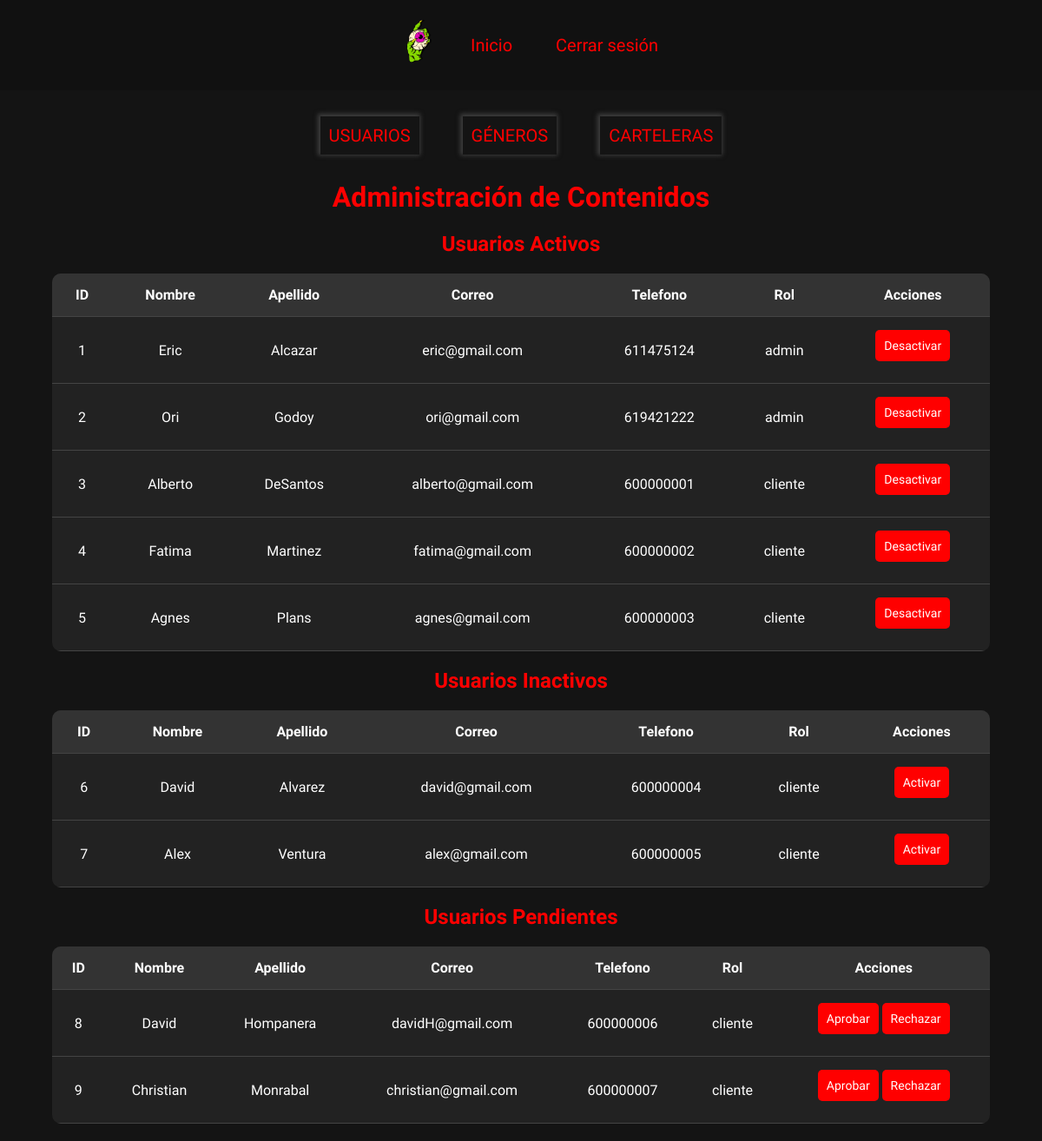
/view/admin.php (signed in), run on the app's committed database.
### tables this page shows
CREATE TABLE usuarios (
  id INT(10) NOT NULL AUTO_INCREMENT,
  rol ENUM('cliente', 'admin') NOT NULL,
  nombre VARCHAR(20) NOT NULL,
  apellido VARCHAR(30) NOT NULL,
  correo VARCHAR(100) NOT NULL UNIQUE,
  contrasena VARCHAR(255) NOT NULL,
  telefono CHAR(9) NOT NULL,
  estado ENUM('activo', 'inactivo', 'pendiente') NOT NULL DEFAULT 'pendiente',
  PRIMARY KEY (id)
);

### view/admin.php (the view, shortened to what this page needs)
<?php
include('../php/conexion.php');
$loggedIn = isset($_SESSION['user_id']);
$query = "SELECT * FROM usuarios WHERE estado = 'activo'";
$usuariosActivos = $conexion->query($query)->fetchAll(PDO::FETCH_ASSOC);
$query = "SELECT * FROM usuarios WHERE estado = 'inactivo'";
$usuariosInactivos = $conexion->query($query)->fetchAll(PDO::FETCH_ASSOC);
$query = "SELECT * FROM usuarios WHERE estado = 'pendiente'";
$usuariosPendientes = $conexion->query($query)->fetchAll(PDO::FETCH_ASSOC);
?>
<!DOCTYPE html>
<html lang="es">
<head>
    <link rel="stylesheet" href="../css/admin.css">
</head>
<body>
    <header>
        <div class="logo">
            <img src="../img/OjoNetflix.png" alt="Logo de la Plataforma">
        </div>
        <nav>
            <ul>
                <?php if ($loggedIn): ?>
                <li><a href="index.php">Inicio</a></li>
                    <li><a href="../php/logout.php">Cerrar sesión</a></li>
                <?php endif; ?>
            </ul>
        </nav>
    </header>
    <div class="link-tipo">
        <ul>
            <li><a href="#" class="nav-link" data-seccion="usuarios">USUARIOS</a></li>
            <li><a href="#" class="nav-link" data-seccion="generos">GÉNEROS</a></li>
            <li><a href="#" class="nav-link" data-seccion="carteleras">CARTELERAS</a></li>
        </ul>
                </div>
    <h1>Administración de Contenidos</h1>
    <div id="usuarios" class="seccion">
        <h2>Usuarios Activos</h2>
        <table id="tablaActivos">
            <tr>
                <th>ID</th>
                <th>Nombre</th>
                <th>Apellido</th>
                <th>Correo</th>
                <th>Telefono</th>
                <th>Rol</th>
                <th>Acciones</th>
            </tr>
            <?php foreach ($usuariosActivos as $usuario) : ?>
                <tr id="usuario_<?= $usuario['id'] ?>">
                    <td><?= $usuario['id'] ?></td>
                    <td><?= $usuario['nombre'] ?></td>
                    <td><?= $usuario['apellido'] ?></td>
                    <td><?= $usuario['correo'] ?></td>
                    <td><?= $usuario['telefono'] ?></td>
                    <td><?= $usuario['rol'] ?></td>
                    <td>
                        <button class=" btn-tabla gestionar-usuario btn-warning" data-id="<?= $usuario['id'] ?>" data-accion="desactivar">Desactivar</button>
                    </td>
                </tr>
            <?php endforeach; ?>
        </table>
        <h2>Usuarios Inactivos</h2>
        <table id="tablaInactivos">
            <tr>
                <th>ID</th>
                <th>Nombre</th>
                <th>Apellido</th>
                <th>Correo</th>
                <th>Telefono</th>
                <th>Rol</th>
                <th>Acciones</th>
            </tr>
            <?php foreach ($usuariosInactivos as $usuario) : ?>
                <tr id="usuario_<?= $usuario['id'] ?>">
                <td><?= $usuario['id'] ?></td>
                    <td><?= $usuario['nombre'] ?></td>
                    <td><?= $usuario['apellido'] ?></td>
                    <td><?= $usuario['correo'] ?></td>
                    <td><?= $usuario['telefono'] ?></td>
                    <td><?= $usuario['rol'] ?></td>
                    <td>
                        <button class="btn-tabla gestionar-usuario btn-success" data-id="<?= $usuario['id'] ?>" data-accion="activar">Activar</button>
                    </td>
                </tr>
            <?php endforeach; ?>
        </table>
        <h2>Usuarios Pendientes</h2>
        <table id="tablaPendientes">
            <tr>
                <th>ID</th>
                <th>Nombre</th>
                <th>Apellido</th>
                <th>Correo</th>
                <th>Telefono</th>
                <th>Rol</th>
                <th>Acciones</th>
            </tr>
            <?php foreach ($usuariosPendientes as $usuario) : ?>
                <tr id="usuario_<?= $usuario['id'] ?>">
                    <td><?= $usuario['id'] ?></td>
                    <td><?= $usuario['nombre'] ?></td>
                    <td><?= $usuario['apellido'] ?></td>
                    <td><?= $usuario['correo'] ?></td>
                    <td><?= $usuario['telefono'] ?></td>
                    <td><?= $usuario['rol'] ?></td>
                    <td>
                        <button class="btn-tabla gestionar-usuario btn-primary" data-id="<?= $usuario['id'] ?>" data-accion="aprobar">Aprobar</button>
                        <button class="btn-tabla gestionar-usuario btn-danger" data-id="<?= $usuario['id'] ?>" data-accion="rechazar">Rechazar</button>
                    </td>
                </tr>
            <?php endforeach; ?>
        </table>
    </div>
</body>
</html>

### css/admin.css (style rules this page uses)
body { background-color: #141414; color: white; font-family: "Funnel Sans", serif; font-optical-sizing: auto; font-style: normal; text-align: center; margin: 0; padding: 0px; }
h1, h2 { color: red; }
header { background-color: #111; padding: 10px 20px; display: flex; justify-content: center; align-items: center; gap: 20px; }
.logo img { width: 80px; height: auto; }
nav ul { list-style: none; padding: 0; margin: 0; display: flex; gap: 50px; }
nav ul li { display: inline; }
nav ul li a { color: red; text-decoration: none; font-size: 20px; transition: color 0.3s ease; }
.link-tipo { display: flex; justify-content: center; margin-top: 40px; margin-bottom: 40px; }
.link-tipo ul { list-style: none; padding: 0; margin: 0; display: flex; gap: 50px; }
.link-tipo li a { color: red; text-decoration: none; font-size: 20px; transition: color 0.3s ease; box-shadow: #64646488 -1px -1px 5px 2px; padding: 10px; }
table { width: 90%; margin: 20px auto; border-collapse: collapse; background-color: #222; border-radius: 10px; overflow: hidden; }
th, td { padding: 15px; border-bottom: 1px solid #444; text-align: center; }
th { background-color: #333; }
.btn-tabla { background-color: red; color: white; padding: 10px; border: none; font-size: 14px; border-radius: 5px; margin-bottom: 10px; font-family: "Funnel Sans", serif; }
a { text-decoration: none; }

### data on the page
usuarios: id "1", nombre "Eric", apellido "Alcazar", correo "eric@gmail.com", telefono "611475124", rol "admin"
usuarios: id "2", nombre "Ori", apellido "Godoy", correo "ori@gmail.com", telefono "619421222", rol "admin"
usuarios: id "3", nombre "Alberto", apellido "DeSantos", correo "alberto@gmail.com", telefono "600000001", rol "cliente"
usuarios: id "4", nombre "Fatima", apellido "Martinez", correo "fatima@gmail.com", telefono "600000002", rol "cliente"
usuarios: id "5", nombre "Agnes", apellido "Plans", correo "agnes@gmail.com", telefono "600000003", rol "cliente"
usuarios: id "6", nombre "David", apellido "Alvarez", correo "david@gmail.com", telefono "600000004", rol "cliente"
usuarios: id "7", nombre "Alex", apellido "Ventura", correo "alex@gmail.com", telefono "600000005", rol "cliente"
usuarios: id "8", nombre "David", apellido "Hompanera", correo "davidH@gmail.com", telefono "600000006", rol "cliente"
usuarios: id "9", nombre "Christian", apellido "Monrabal", correo "christian@gmail.com", telefono "600000007", rol "cliente"
